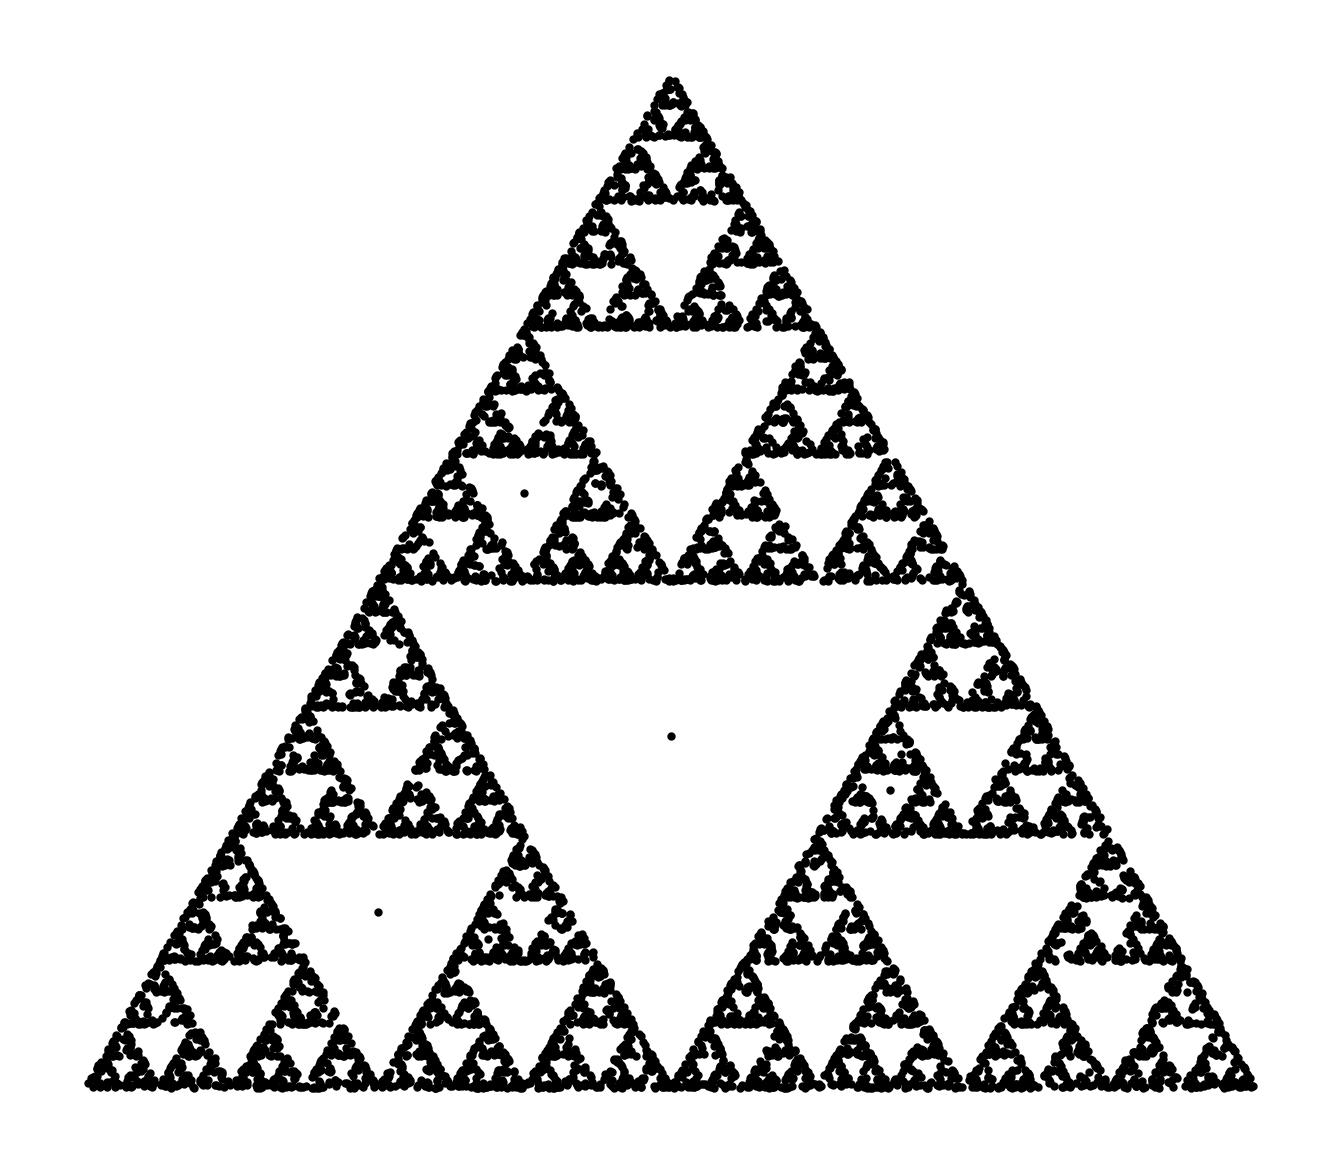

Generate this figure with Python:
import numpy as np
import matplotlib.pyplot as plt

# Define the three vertices of the starting triangle
vertices = np.array([[0, 0], [1, 0], [0.5, np.sqrt(3)/2]])

# Starting point (anywhere inside the triangle)
point = np.array([0.5, 0.3])

# Array to store all points
points = [point]

# Generate points using the chaos game
for _ in range(10000):  # More iterations = more detail
    vertex = vertices[np.random.randint(0, 3)]  # Pick a random vertex
    point = (point + vertex) / 2  # Move halfway toward it
    points.append(point)

# Convert points to array for plotting
points = np.array(points)

# Plot the fractal
plt.scatter(points[:, 0], points[:, 1], s=1, c='black')  # s=1 makes tiny dots
plt.gca().set_aspect('equal')  # Keep triangle proportional
plt.axis('off')  # No axes for a clean look
plt.savefig('sierpinski.png', dpi=300, bbox_inches='tight')  # Save as image
plt.show()